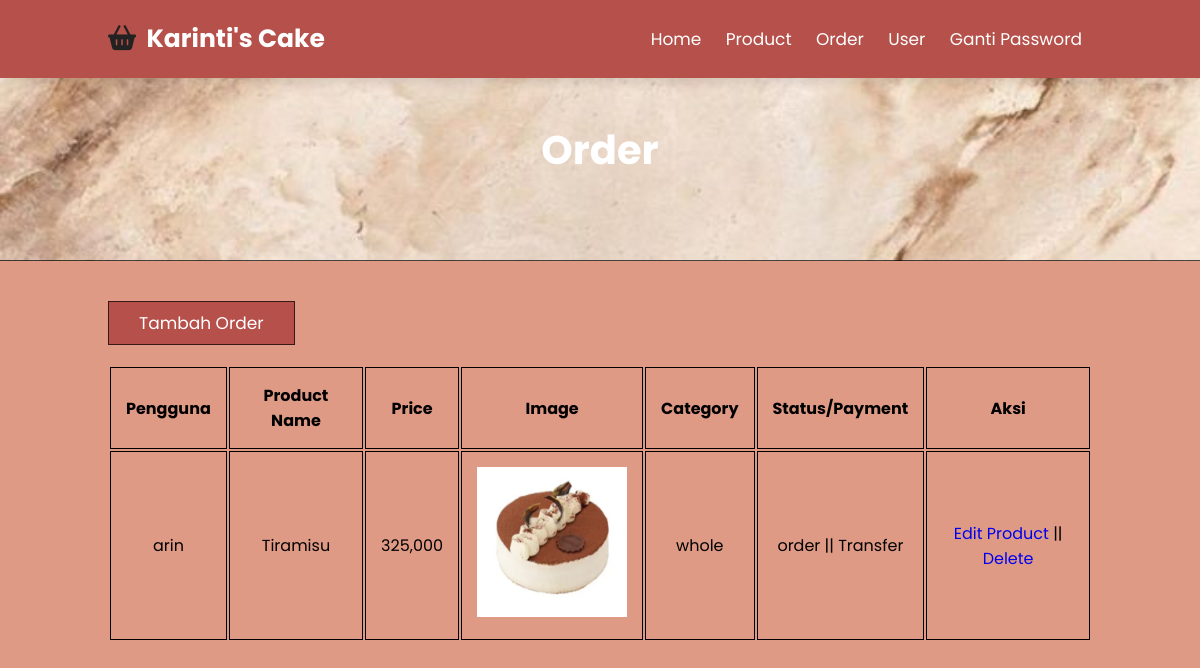
The app's page /admin/order.php with its own data.
### tables this page shows
CREATE TABLE `orders` (
  `id_order` int(11) NOT NULL,
  `id_user` int(11) NOT NULL,
  `id_product` int(11) NOT NULL,
  `payment` enum('Transfer','Cash') DEFAULT NULL,
  `status` enum('cart','order') NOT NULL DEFAULT 'cart'
);

CREATE TABLE `user` (
  `id_user` int(11) NOT NULL,
  `username` varchar(255) NOT NULL,
  `password` varchar(255) NOT NULL,
  `id_level` int(11) NOT NULL
);

CREATE TABLE `product` (
  `id_product` int(11) NOT NULL,
  `name` varchar(50) NOT NULL,
  `price` bigint(20) NOT NULL,
  `image` text NOT NULL,
  `rating` decimal(10,0) NOT NULL,
  `category` enum('bread','cookies','cupcake','whole') NOT NULL
);

### admin/order.php (the view, shortened to what this page needs)
<?php
include('../koneksi.php');
$order = mysqli_query($conn, "SELECT * FROM orders
                            JOIN product ON orders.id_product = product.id_product
                            JOIN user ON orders.id_user = user.id_user");
?>
<!DOCTYPE html>
<html lang="en">
<head>
    <link rel="stylesheet" href="https://cdnjs.cloudflare.com/ajax/libs/font-awesome/6.0.0-beta3/css/all.min.css">
    <link rel="stylesheet" href="../style.css">
</head>
<body>
    <div class="heading">
        <h1>Order</h1>
    </div>
    <header class="header">
        <a href="#" class="logo"> <i class="fas fa-shopping-basket"></i> Karinti's Cake </a>
        <nav class="navbar">
            <a href="index.php">Home</a>
            <a href="product.php">Product</a>
            <a href="order.php">Order</a>
            <a href="pengguna.php">User</a>
            <a href="ganti_password.php">Ganti Password</a>
        </nav>
    </header>
    <section>
        <a href="tambah_order.php" class="btn" style="margin-bottom:20px">Tambah Order</a>
        <table>
            <tr>
                <th>Pengguna</th>
                <th>Product Name</th>
                <th>Price</th>
                <th>Image</th>
                <th>Category</th>
                <th>Status/Payment</th>
                <th>Aksi</th>
            </tr>
            <?php foreach ($order as $td) : ?>
                <tr>
                    <td><?= $td['username'] ?></td>
                    <td><?= $td['name'] ?></td>
                    <td><?= number_format($td['price'], 0); ?></td>
                    <td><img src="../imgdb/<?= $td['image']; ?>" style="width:150px;height:150px"></td>
                    <td><?= $td['category'] ?></td>
                    <td><?= $td['status'] ?> || <?= $td['payment'] ?></td>
                    <td>
                        <a href="edit_cart.php?id_order=<?= $td['id_order']; ?>">Edit Product</a>
                        ||
                        <a href="delete_cart.php?id_order=<?= $td['id_order']; ?>">Delete</a>
                    </td>
                </tr>
            <?php endforeach; ?>
        </table>
    </section>
</body>
</html>

### style.css (style rules this page uses)
:root { --brown: #b6504b; }
body { background: #df9a85; font-size: 1.6rem; }
table { width: 100%; }
table tr th, table tr td { border: 1px solid black !important; padding: 15px !important; text-align: center; }
* { font-family: 'Poppins', sans-serif; margin: 0; padding: 0; box-sizing: border-box; outline: none; border: none; text-decoration: none; transition: .2s linear; }
.btn { margin-top: 1rem; display: inline-block; padding: .8rem 3rem; background: var(--brown); color: #fff; font-size: 1.7rem; cursor: pointer; box-shadow: 0 0.rem 1rem rgba(0, 0, 0, 0.7); border: 0.1rem solid rgba(0, 0, 0, 0.7); }
html { font-size: 62.5%; overflow-x: hidden; scroll-behavior: smooth; }
section { padding: 3rem 9%; }
.heading { background: url("home-img-bg.jpg") no-repeat; background-size: cover; background-position: center; text-align: center; padding-top: 12rem; padding-bottom: 8rem; border-bottom: 0.1rem solid rgba(0, 0, 0, 0.7); }
.heading h1 { color: #fff; font-size: 4rem; }
.header { position: fixed; top: 0; left: 0; right: 0; z-index: 1000; background: var(--brown); display: flex; align-items: center; justify-content: space-between; padding: 2rem 9%; box-shadow: 0 0.5rem 1rem rgba(0, 0, 0, 0.1); }
.header .logo { font-size: 2.5rem; font-weight: bolder; color: #ffffff; }
.header .logo i { color: #222; padding-right: .5rem; }
.header .navbar a { font-size: 1.7rem; color: #fff; margin: 0 1rem; }

### records on screen
orders: id_user.username "arin", id_product.name "Tiramisu", id_product.price "325,000", id_product.image (picture), id_product.category "whole", status "order", payment "Transfer"
